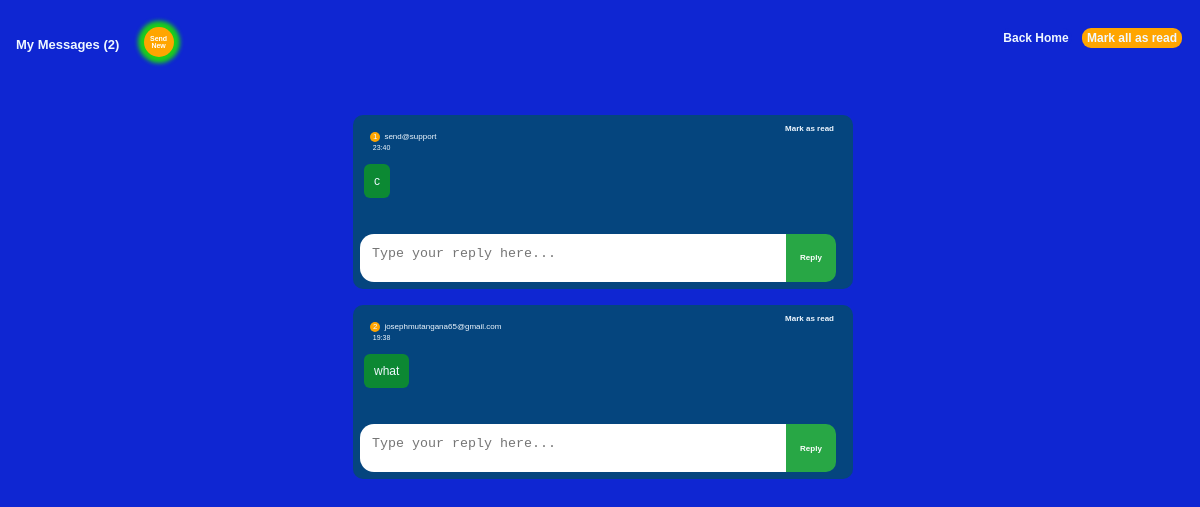
/inbox (signed in), run on the app's committed database.
### tables this page shows
CREATE TABLE message(
         id integer primary key autoincrement,
         sender_email not null,
         receiver_email not null,
         content text not null,
         is_read integer not null default 0,
         sent_date timestamp not null,
         sent_at timestamp not null
         
    );

### app.py (the view)
@app.route("/inbox/")
@app.route("/inbox")
def inbox():
    if "user_id" in session:
        conn=get_database()
        cursor = conn.cursor()
        current_email = session.get('user_email')
        unreads = cursor.execute("select * from message where receiver_email=? and is_read = 0", (current_email,)).fetchall()
        conn.commit()
        unreadCount  = cursor.execute("select count(*) from message where receiver_email=? and is_read = 0", (current_email,)).fetchone()[0]
        return render_template("inbox.html", unreads=unreads, logged_in=True,unreadCount=unreadCount)
    return redirect(url_for("login"))

### app.py (called while the page is built)
def get_database():
    conn = sqlite3.connect("app.db")
    conn.row_factory = sqlite3.Row
    conn.execute("PRAGMA foreign_keys = ON;")
    return conn

### templates/inbox.html (shortened to what this page needs)
<!DOCTYPE html>
<html lang="en">
<head>
    <link rel="stylesheet" href="{{ url_for('static', filename='style.css')}}">
</head>
<body>
    {% if logged_in and unreads %}
    <section class="chatBox" id="chatBox">
        <div class="chaTitle">
            {% if unreadCount > 1 %}
            <h1>My Messages ({{unreadCount}}) </h1>
            {% else %}
            <h1>My Message ({{unreadCount}}) </h1>
            {% endif %}
            <div class="sendNew"><a href="{{url_for('new_message')}}">Send New</a></div>
            <div class="backHome"><a href="{{url_for('home')}}"><button>Back Home</button></a></div>
            {% if unreadCount > 1 %}
            <div class="markAll" ><a href="{{url_for('readAll')}}"><button>Mark all as read</button></a></div>
            {% endif %}
        </div>
        <div class="messageBox">
            {% for unread in unreads %}
            <div class="unread">
                <div class="sender">
                    <li id="letter"> {{loop.index}}</li>
                    <li>{{unread['sender_email']}}</li>
                    <form action="{{url_for('read')}}" method="post">
                        <div class="field">
                            <button>Mark as read</button>
                        </div>
                    </form>
                </div>
                <div class="detail">
                    <div class="receivedMessage">{{unread.content}} </div>
                    <div class="sentAt">{{unread.sent_at}} </div>
                </div>
                <div class="formReply">
                    <form action="{{url_for('reply')}}" method="post">
                        <textarea name="content" id="content" placeholder="Type your reply here..." cols="50" required></textarea>
                        <button>Reply</button>
                    </form>
                </div>
            </div>
            {% endfor %}
        </div>
    </section>
    {% endif %}
</body>
</html>

### static/style.css (style rules this page uses)
body { margin: 0; padding: 0; font-weight: lighter; font-family: Arial, Helvetica, sans-serif; }
h1 { font-size: small; }
.chatBox { top: 1rem; width: auto; margin-top: -1rem; height: 100vh; background-color: #0f26d2; margin: 0 auto; text-align: center; padding: 6px 0 0 6px; overflow-y: auto; scrollbar-width: none; padding-bottom: 0; color: aliceblue; list-style: none; }
.chatBox .sendNew { position: absolute; width: 30px; display: flex; justify-content: center; align-items: center; height: 30px; border-radius: 50%; top: 1.3rem; left: 8.6rem; background-color: orange; box-shadow: 0px 0px 4px 6px rgb(27, 207, 27); }
.chatBox .sendNew a { font-size: 7px; font-weight: bold; color: white; text-decoration: none; }
.chatBox .chaTitle { display: flex; position: sticky; top: -0.4rem; margin-bottom: 2rem; padding: 20px 10px; background-color: #0f26d2; z-index: 4; }
.chatBox .chaTitle h1 { background-color: #0f26d2; }
.chatBox .chaTitle .markAll { position: absolute; right: 1rem; width: 100px; font-weight: bolder; font-size: small; padding: 2px; }
.chatBox .chaTitle .backHome { position: absolute; right: 7rem; width: 100px; font-weight: bolder; font-size: small; padding: 2px; }
.chatBox .chaTitle .markAll button { font-size: 12px; background-color: orange; border-radius: 9px; font-weight: bolder; width: 100px; color: aliceblue; }
.chatBox .chaTitle .backHome button { font-size: 12px; background-color: #0f26d2; border-radius: 9px; font-weight: bold; color: aliceblue; }
.chatBox .messageBox { margin-top: 1rem; display: flex; flex-direction: column; width: 500px; gap: 1rem; margin: 0 auto; padding-bottom: 1rem; }
.chatBox .messageBox .unread { display: flex; flex-direction: column; background-color: rgb(5, 69, 126); position: relative; padding: 7px; border-radius: 10px; }
.chatBox .messageBox .unread .sender { gap: 4px; display: flex; padding: 10px; font-size: 8px; margin-right: 1rem; }
.chatBox .messageBox .unread .sender #letter { background-color: orange; text-align: center; padding: 0.2px; width: 10px; height: 10px; border-radius: 50%; }
.chatBox .messageBox .unread .sender form { top: 6px; font-size: 8px; gap: 3px; display: flex; list-style: none; right: 1rem; position: absolute; }
.chatBox button { position: sticky; bottom: 0; }
.chatBox button { font-weight: bold; font-size: 8px; background-color: rgb(5, 69, 126); color: aliceblue; }
.chatBox .messageBox .unread .detail { padding: 4px; margin-top: 0.5rem; display: flex; height: auto; border-radius: 4px; position: relative; }
.chatBox .messageBox .unread .detail .sentAt { font-size: 7px; left: 0.8rem; position: absolute; top: -16px; }
.chatBox .messageBox .unread .detail .receivedMessage { position: relative; background-color: #0d8d2ff0; text-align: left; max-width: 50%; overflow-y: auto; scrollbar-width: none; max-height: 40vh; padding: 10px; margin-bottom: 2rem; font-size: 12px; border-radius: 6px; }
input, button { border: none; outline: none; padding: 3px; border-radius: 3px; }
.formReply form { display: flex; flex-direction: column; position: relative; gap: 3px; }
.formReply textarea { max-width: 390px; border-radius: 14px 13px 13px 14px; padding: 12px; border: none; outline: none; max-height: 3vh; padding-right: 4rem; }
.formReply button { position: absolute; width: 50px; right: 10px; top: 0px; color: white; border-radius: 0 10px 10px 0px; background-color: #28a745; margin: 0 auto; border: none; outline: none; }

### data on the page
message: sender_email "send@support", content "c", sent_at "23:40"
message: sender_email "josephmutangana65@gmail.com", content "what", sent_at "19:38"

### other printed values
{{ unreadCount }} "2"
